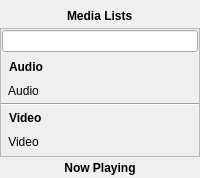
          <widget class="QFrame" name="frame_3">
           <property name="sizePolicy">
            <sizepolicy hsizetype="Minimum" vsizetype="Preferred">
             <horstretch>10</horstretch>
             <verstretch>0</verstretch>
            </sizepolicy>
           </property>
           <property name="minimumSize">
            <size>
             <width>170</width>
             <height>0</height>
            </size>
           </property>
           <property name="maximumSize">
            <size>
             <width>250</width>
             <height>16777215</height>
            </size>
           </property>
           <property name="frameShape">
            <enum>QFrame::NoFrame</enum>
           </property>
           <property name="frameShadow">
            <enum>QFrame::Raised</enum>
           </property>
           <layout class="QVBoxLayout" name="verticalLayout_6">
            <property name="spacing">
             <number>0</number>
            </property>
            <property name="leftMargin">
             <number>0</number>
            </property>
            <property name="topMargin">
             <number>4</number>
            </property>
            <property name="rightMargin">
             <number>0</number>
            </property>
            <property name="bottomMargin">
             <number>0</number>
            </property>
            <item>
             <widget class="QFrame" name="frame_8">
              <property name="minimumSize">
               <size>
                <width>0</width>
                <height>24</height>
               </size>
              </property>
              <property name="maximumSize">
               <size>
                <width>16777215</width>
                <height>16777215</height>
               </size>
              </property>
              <property name="frameShape">
               <enum>QFrame::NoFrame</enum>
              </property>
              <property name="frameShadow">
               <enum>QFrame::Raised</enum>
              </property>
              <layout class="QHBoxLayout" name="horizontalLayout_17">
               <property name="spacing">
                <number>0</number>
               </property>
               <property name="margin">
                <number>0</number>
               </property>
               <item>
                <spacer name="horizontalSpacer_7">
                 <property name="orientation">
                  <enum>Qt::Horizontal</enum>
                 </property>
                 <property name="sizeType">
                  <enum>QSizePolicy::Expanding</enum>
                 </property>
                 <property name="sizeHint" stdset="0">
                  <size>
                   <width>34</width>
                   <height>20</height>
                  </size>
                 </property>
                </spacer>
               </item>
               <item>
                <widget class="QLabel" name="label">
                 <property name="sizePolicy">
                  <sizepolicy hsizetype="Minimum" vsizetype="Preferred">
                   <horstretch>0</horstretch>
                   <verstretch>0</verstretch>
                  </sizepolicy>
                 </property>
                 <property name="font">
                  <font>
                   <weight>75</weight>
                   <bold>true</bold>
                  </font>
                 </property>
                 <property name="text">
                  <string>Media Lists</string>
                 </property>
                 <property name="alignment">
                  <set>Qt::AlignLeading|Qt::AlignLeft|Qt::AlignVCenter</set>
                 </property>
                </widget>
               </item>
               <item>
                <spacer name="horizontalSpacer_8">
                 <property name="orientation">
                  <enum>Qt::Horizontal</enum>
                 </property>
                 <property name="sizeHint" stdset="0">
                  <size>
                   <width>40</width>
                   <height>20</height>
                  </size>
                 </property>
                </spacer>
               </item>
              </layout>
             </widget>
            </item>
            <item>
             <widget class="QFrame" name="frame_5">
              <property name="frameShape">
               <enum>QFrame::StyledPanel</enum>
              </property>
              <property name="frameShadow">
               <enum>QFrame::Raised</enum>
              </property>
              <property name="lineWidth">
               <number>1</number>
              </property>
              <layout class="QVBoxLayout" name="verticalLayout_3">
               <property name="spacing">
                <number>2</number>
               </property>
               <property name="leftMargin">
                <number>0</number>
               </property>
               <property name="topMargin">
                <number>1</number>
               </property>
               <property name="rightMargin">
                <number>0</number>
               </property>
               <property name="bottomMargin">
                <number>0</number>
               </property>
               <item>
                <widget class="QFrame" name="frame_7">
                 <property name="frameShape">
                  <enum>QFrame::NoFrame</enum>
                 </property>
                 <property name="frameShadow">
                  <enum>QFrame::Raised</enum>
                 </property>
                 <layout class="QHBoxLayout" name="horizontalLayout_3">
                  <property name="spacing">
                   <number>0</number>
                  </property>
                  <property name="leftMargin">
                   <number>1</number>
                  </property>
                  <property name="topMargin">
                   <number>0</number>
                  </property>
                  <property name="rightMargin">
                   <number>1</number>
                  </property>
                  <property name="bottomMargin">
                   <number>1</number>
                  </property>
                  <item>
                   <widget class="KLineEdit" name="Filter">
                    <property name="sizePolicy">
                     <sizepolicy hsizetype="Expanding" vsizetype="Preferred">
                      <horstretch>0</horstretch>
                      <verstretch>0</verstretch>
                     </sizepolicy>
                    </property>
                    <property name="minimumSize">
                     <size>
                      <width>0</width>
                      <height>0</height>
                     </size>
                    </property>
                    <property name="maximumSize">
                     <size>
                      <width>16777215</width>
                      <height>16777215</height>
                     </size>
                    </property>
                    <property name="text">
                     <string/>
                    </property>
                    <property name="frame">
                     <bool>true</bool>
                    </property>
                    <property name="urlDropsEnabled">
                     <bool>false</bool>
                    </property>
                    <property name="clickMessage">
                     <string>Search for audio</string>
                    </property>
                    <property name="showClearButton" stdset="0">
                     <bool>true</bool>
                    </property>
                   </widget>
                  </item>
                 </layout>
                </widget>
               </item>
               <item>
                <widget class="QWidget" name="widget_60" native="true">
                 <layout class="QVBoxLayout" name="verticalLayout_81">
                  <property name="spacing">
                   <number>0</number>
                  </property>
                  <property name="margin">
                   <number>0</number>
                  </property>
                  <item>
                   <widget class="QWidget" name="widget_61" native="true">
                    <layout class="QVBoxLayout" name="verticalLayout_82">
                     <property name="spacing">
                      <number>0</number>
                     </property>
                     <property name="margin">
                      <number>0</number>
                     </property>
                     <item>
                      <widget class="QLabel" name="audioListLabel">
                       <property name="minimumSize">
                        <size>
                         <width>0</width>
                         <height>24</height>
                        </size>
                       </property>
                       <property name="font">
                        <font>
                         <weight>75</weight>
                         <bold>true</bold>
                        </font>
                       </property>
                       <property name="text">
                        <string>Audio</string>
                       </property>
                       <property name="alignment">
                        <set>Qt::AlignLeading|Qt::AlignLeft|Qt::AlignVCenter</set>
                       </property>
                       <property name="indent">
                        <number>8</number>
                       </property>
                      </widget>
                     </item>
                     <item>
                      <widget class="QWidget" name="audioListsSelectHolder" native="true">
                       <layout class="QHBoxLayout" name="horizontalLayout_12">
                        <property name="spacing">
                         <number>0</number>
                        </property>
                        <property name="margin">
                         <number>0</number>
                        </property>
                        <item>
                         <widget class="QToolButton" name="audioListSelect">
                          <property name="sizePolicy">
                           <sizepolicy hsizetype="Preferred" vsizetype="Fixed">
                            <horstretch>0</horstretch>
                            <verstretch>0</verstretch>
                           </sizepolicy>
                          </property>
                          <property name="minimumSize">
                           <size>
                            <width>0</width>
                            <height>24</height>
                           </size>
                          </property>
                          <property name="text">
                           <string>Audio</string>
                          </property>
                          <property name="autoRaise">
                           <bool>true</bool>
                          </property>
                         </widget>
                        </item>
                        <item>
                         <spacer name="horizontalSpacer_6">
                          <property name="orientation">
                           <enum>Qt::Horizontal</enum>
                          </property>
                          <property name="sizeHint" stdset="0">
                           <size>
                            <width>40</width>
                            <height>20</height>
                           </size>
                          </property>
                         </spacer>
                        </item>
                       </layout>
                      </widget>
                     </item>
                     <item>
                      <widget class="QWidget" name="audioListsStackHolder" native="true">
                       <layout class="QVBoxLayout" name="verticalLayout_8">
                        <property name="spacing">
                         <number>0</number>
                        </property>
                        <property name="margin">
                         <number>0</number>
                        </property>
                       </layout>
                      </widget>
                     </item>
                    </layout>
                   </widget>
                  </item>
                  <item>
                   <widget class="Line" name="line_13">
                    <property name="orientation">
                     <enum>Qt::Horizontal</enum>
                    </property>
                   </widget>
                  </item>
                  <item>
                   <widget class="QWidget" name="widget_62" native="true">
                    <layout class="QVBoxLayout" name="verticalLayout_83">
                     <property name="spacing">
                      <number>0</number>
                     </property>
                     <property name="leftMargin">
                      <number>0</number>
                     </property>
                     <property name="topMargin">
                      <number>0</number>
                     </property>
                     <property name="rightMargin">
                      <number>0</number>
                     </property>
                     <property name="bottomMargin">
                      <number>2</number>
                     </property>
                     <item>
                      <widget class="QLabel" name="videoListLabel">
                       <property name="minimumSize">
                        <size>
                         <width>0</width>
                         <height>24</height>
                        </size>
                       </property>
                       <property name="font">
                        <font>
                         <weight>75</weight>
                         <bold>true</bold>
                        </font>
                       </property>
                       <property name="text">
                        <string>Video</string>
                       </property>
                       <property name="alignment">
                        <set>Qt::AlignLeading|Qt::AlignLeft|Qt::AlignVCenter</set>
                       </property>
                       <property name="indent">
                        <number>8</number>
                       </property>
                      </widget>
                     </item>
                     <item>
                      <widget class="QWidget" name="videoListsSelectHolder" native="true">
                       <layout class="QHBoxLayout" name="horizontalLayout_11">
                        <property name="spacing">
                         <number>0</number>
                        </property>
                        <property name="margin">
                         <number>0</number>
                        </property>
                        <item>
                         <widget class="QToolButton" name="videoListSelect">
                          <property name="sizePolicy">
                           <sizepolicy hsizetype="Preferred" vsizetype="Fixed">
                            <horstretch>0</horstretch>
                            <verstretch>0</verstretch>
                           </sizepolicy>
                          </property>
                          <property name="minimumSize">
                           <size>
                            <width>0</width>
                            <height>24</height>
                           </size>
                          </property>
                          <property name="text">
                           <string>Video</string>
                          </property>
                          <property name="autoRaise">
                           <bool>true</bool>
                          </property>
                         </widget>
                        </item>
                        <item>
                         <spacer name="horizontalSpacer_5">
                          <property name="orientation">
                           <enum>Qt::Horizontal</enum>
                          </property>
                          <property name="sizeHint" stdset="0">
                           <size>
                            <width>40</width>
                            <height>20</height>
                           </size>
                          </property>
                         </spacer>
                        </item>
                       </layout>
                      </widget>
                     </item>
                     <item>
                      <widget class="QWidget" name="videoListsStackHolder" native="true">
                       <layout class="QVBoxLayout" name="verticalLayout_9">
                        <property name="spacing">
                         <number>0</number>
                        </property>
                        <property name="margin">
                         <number>0</number>
                        </property>
                       </layout>
                      </widget>
                     </item>
                    </layout>
                   </widget>
                  </item>
                 </layout>
                </widget>
               </item>
              </layout>
             </widget>
            </item>
            <item>
             <widget class="QFrame" name="mediaListWidgetSet1">
              <property name="sizePolicy">
               <sizepolicy hsizetype="Preferred" vsizetype="Expanding">
                <horstretch>0</horstretch>
                <verstretch>0</verstretch>
               </sizepolicy>
              </property>
              <property name="maximumSize">
               <size>
                <width>16777215</width>
                <height>36</height>
               </size>
              </property>
              <property name="frameShape">
               <enum>QFrame::NoFrame</enum>
              </property>
              <property name="frameShadow">
               <enum>QFrame::Raised</enum>
              </property>
              <layout class="QVBoxLayout" name="verticalLayout_4">
               <property name="spacing">
                <number>0</number>
               </property>
               <property name="margin">
                <number>0</number>
               </property>
               <item>
                <widget class="QToolButton" name="nowPlaying">
                 <property name="sizePolicy">
                  <sizepolicy hsizetype="Expanding" vsizetype="Expanding">
                   <horstretch>0</horstretch>
                   <verstretch>0</verstretch>
                  </sizepolicy>
                 </property>
                 <property name="minimumSize">
                  <size>
                   <width>0</width>
                   <height>0</height>
                  </size>
                 </property>
                 <property name="font">
                  <font>
                   <weight>75</weight>
                   <italic>false</italic>
                   <bold>true</bold>
                  </font>
                 </property>
                 <property name="toolTip">
                  <string>View Now Playing</string>
                 </property>
                 <property name="text">
                  <string>Now Playing</string>
                 </property>
                 <property name="icon">
                  <iconset>
                   <normaloff>../convenience/tool-animator.png</normaloff>../convenience/tool-animator.png</iconset>
                 </property>
                 <property name="iconSize">
                  <size>
                   <width>30</width>
                   <height>30</height>
                  </size>
                 </property>
                 <property name="toolButtonStyle">
                  <enum>Qt::ToolButtonTextBesideIcon</enum>
                 </property>
                 <property name="autoRaise">
                  <bool>true</bool>
                 </property>
                </widget>
               </item>
              </layout>
             </widget>
            </item>
           </layout>
          </widget>
